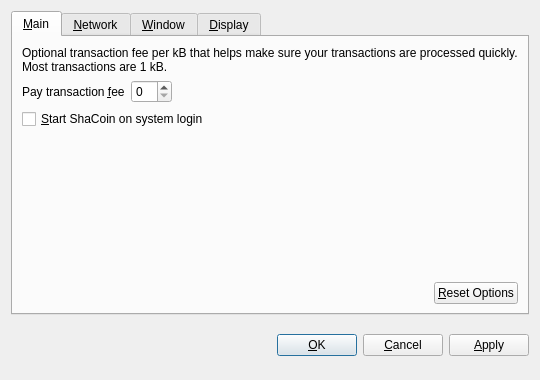
<?xml version="1.0" encoding="UTF-8"?>
<ui version="4.0">
 <class>OptionsDialog</class>
 <widget class="QDialog" name="OptionsDialog">
  <property name="geometry">
   <rect>
    <x>0</x>
    <y>0</y>
    <width>540</width>
    <height>380</height>
   </rect>
  </property>
  <property name="windowTitle">
   <string>Options</string>
  </property>
  <property name="modal">
   <bool>true</bool>
  </property>
  <layout class="QVBoxLayout" name="verticalLayout">
   <item>
    <widget class="QTabWidget" name="tabWidget">
     <property name="tabPosition">
      <enum>QTabWidget::North</enum>
     </property>
     <property name="currentIndex">
      <number>0</number>
     </property>
     <widget class="QWidget" name="tabMain">
      <attribute name="title">
       <string>&amp;Main</string>
      </attribute>
      <layout class="QVBoxLayout" name="verticalLayout_Main">
       <item>
        <widget class="QLabel" name="transactionFeeInfoLabel">
         <property name="text">
          <string>Optional transaction fee per kB that helps make sure your transactions are processed quickly. Most transactions are 1 kB.</string>
         </property>
         <property name="textFormat">
          <enum>Qt::PlainText</enum>
         </property>
         <property name="wordWrap">
          <bool>true</bool>
         </property>
        </widget>
       </item>
       <item>
        <layout class="QHBoxLayout" name="horizontalLayout_1_Main">
         <item>
          <widget class="QLabel" name="transactionFeeLabel">
           <property name="text">
            <string>Pay transaction &amp;fee</string>
           </property>
           <property name="textFormat">
            <enum>Qt::PlainText</enum>
           </property>
           <property name="buddy">
            <cstring>transactionFee</cstring>
           </property>
          </widget>
         </item>
         <item>
          <widget class="BitcoinAmountField" name="transactionFee"/>
         </item>
         <item>
          <spacer name="horizontalSpacer_1_Main">
           <property name="orientation">
            <enum>Qt::Horizontal</enum>
           </property>
           <property name="sizeHint" stdset="0">
            <size>
             <width>40</width>
             <height>20</height>
            </size>
           </property>
          </spacer>
         </item>
        </layout>
       </item>
       <item>
        <widget class="QCheckBox" name="bitcoinAtStartup">
         <property name="toolTip">
          <string>Automatically start ShaCoin after logging in to the system.</string>
         </property>
         <property name="text">
          <string>&amp;Start ShaCoin on system login</string>
         </property>
        </widget>
       </item>
       <item>
        <spacer name="verticalSpacer_Main">
         <property name="orientation">
          <enum>Qt::Vertical</enum>
         </property>
         <property name="sizeHint" stdset="0">
          <size>
           <width>20</width>
           <height>40</height>
          </size>
         </property>
        </spacer>
       </item>
       <item>
        <layout class="QHBoxLayout" name="horizontalLayout_2_Main">
         <item>
          <spacer name="horizontalSpacer_2_Main">
           <property name="orientation">
            <enum>Qt::Horizontal</enum>
           </property>
           <property name="sizeHint" stdset="0">
            <size>
             <width>40</width>
             <height>20</height>
            </size>
           </property>
          </spacer>
         </item>
         <item>
          <widget class="QPushButton" name="resetButton">
           <property name="toolTip">
            <string>Reset all client options to default.</string>
           </property>
           <property name="text">
            <string>&amp;Reset Options</string>
           </property>
           <property name="autoDefault">
            <bool>false</bool>
           </property>
          </widget>
         </item>
        </layout>
       </item>
      </layout>
     </widget>
     <widget class="QWidget" name="tabNetwork">
      <attribute name="title">
       <string>&amp;Network</string>
      </attribute>
      <layout class="QVBoxLayout" name="verticalLayout_Network">
       <item>
        <widget class="QCheckBox" name="mapPortUpnp">
         <property name="toolTip">
          <string>Automatically open the ShaCoin client port on the router. This only works when your router supports UPnP and it is enabled.</string>
         </property>
         <property name="text">
          <string>Map port using &amp;UPnP</string>
         </property>
        </widget>
       </item>
       <item>
        <widget class="QCheckBox" name="connectSocks">
         <property name="toolTip">
          <string>Connect to the ShaCoin network through a SOCKS proxy (e.g. when connecting through Tor).</string>
         </property>
         <property name="text">
          <string>&amp;Connect through SOCKS proxy:</string>
         </property>
        </widget>
       </item>
       <item>
        <layout class="QHBoxLayout" name="horizontalLayout_Network">
         <item>
          <widget class="QLabel" name="proxyIpLabel">
           <property name="text">
            <string>Proxy &amp;IP:</string>
           </property>
           <property name="textFormat">
            <enum>Qt::PlainText</enum>
           </property>
           <property name="buddy">
            <cstring>proxyIp</cstring>
           </property>
          </widget>
         </item>
         <item>
          <widget class="QValidatedLineEdit" name="proxyIp">
           <property name="maximumSize">
            <size>
             <width>140</width>
             <height>16777215</height>
            </size>
           </property>
           <property name="toolTip">
            <string>IP address of the proxy (e.g. 127.0.0.1)</string>
           </property>
          </widget>
         </item>
         <item>
          <widget class="QLabel" name="proxyPortLabel">
           <property name="text">
            <string>&amp;Port:</string>
           </property>
           <property name="textFormat">
            <enum>Qt::PlainText</enum>
           </property>
           <property name="buddy">
            <cstring>proxyPort</cstring>
           </property>
          </widget>
         </item>
         <item>
          <widget class="QLineEdit" name="proxyPort">
           <property name="maximumSize">
            <size>
             <width>55</width>
             <height>16777215</height>
            </size>
           </property>
           <property name="toolTip">
            <string>Port of the proxy (e.g. 9050)</string>
           </property>
          </widget>
         </item>
         <item>
          <widget class="QLabel" name="socksVersionLabel">
           <property name="text">
            <string>SOCKS &amp;Version:</string>
           </property>
           <property name="textFormat">
            <enum>Qt::PlainText</enum>
           </property>
           <property name="buddy">
            <cstring>socksVersion</cstring>
           </property>
          </widget>
         </item>
         <item>
          <widget class="QValueComboBox" name="socksVersion">
           <property name="toolTip">
            <string>SOCKS version of the proxy (e.g. 5)</string>
           </property>
          </widget>
         </item>
         <item>
          <spacer name="horizontalSpacer_Network">
           <property name="orientation">
            <enum>Qt::Horizontal</enum>
           </property>
           <property name="sizeHint" stdset="0">
            <size>
             <width>40</width>
             <height>20</height>
            </size>
           </property>
          </spacer>
         </item>
        </layout>
       </item>
       <item>
        <spacer name="verticalSpacer_Network">
         <property name="orientation">
          <enum>Qt::Vertical</enum>
         </property>
         <property name="sizeHint" stdset="0">
          <size>
           <width>20</width>
           <height>40</height>
          </size>
         </property>
        </spacer>
       </item>
      </layout>
     </widget>
     <widget class="QWidget" name="tabWindow">
      <attribute name="title">
       <string>&amp;Window</string>
      </attribute>
      <layout class="QVBoxLayout" name="verticalLayout_Window">
       <item>
        <widget class="QCheckBox" name="minimizeToTray">
         <property name="toolTip">
          <string>Show only a tray icon after minimizing the window.</string>
         </property>
         <property name="text">
          <string>&amp;Minimize to the tray instead of the taskbar</string>
         </property>
        </widget>
       </item>
       <item>
        <widget class="QCheckBox" name="minimizeOnClose">
         <property name="toolTip">
          <string>Minimize instead of exit the application when the window is closed. When this option is enabled, the application will be closed only after selecting Quit in the menu.</string>
         </property>
         <property name="text">
          <string>M&amp;inimize on close</string>
         </property>
        </widget>
       </item>
       <item>
        <spacer name="verticalSpacer_Window">
         <property name="orientation">
          <enum>Qt::Vertical</enum>
         </property>
         <property name="sizeHint" stdset="0">
          <size>
           <width>20</width>
           <height>40</height>
          </size>
         </property>
        </spacer>
       </item>
      </layout>
     </widget>
     <widget class="QWidget" name="tabDisplay">
      <attribute name="title">
       <string>&amp;Display</string>
      </attribute>
      <layout class="QVBoxLayout" name="verticalLayout_Display">
       <item>
        <layout class="QHBoxLayout" name="horizontalLayout_1_Display">
         <item>
          <widget class="QLabel" name="langLabel">
           <property name="text">
            <string>User Interface &amp;language:</string>
           </property>
           <property name="textFormat">
            <enum>Qt::PlainText</enum>
           </property>
           <property name="buddy">
            <cstring>lang</cstring>
           </property>
          </widget>
         </item>
         <item>
          <widget class="QValueComboBox" name="lang">
           <property name="toolTip">
            <string>The user interface language can be set here. This setting will take effect after restarting ShaCoin.</string>
           </property>
          </widget>
         </item>
        </layout>
       </item>
       <item>
        <layout class="QHBoxLayout" name="horizontalLayout_2_Display">
         <item>
          <widget class="QLabel" name="unitLabel">
           <property name="text">
            <string>&amp;Unit to show amounts in:</string>
           </property>
           <property name="textFormat">
            <enum>Qt::PlainText</enum>
           </property>
           <property name="buddy">
            <cstring>unit</cstring>
           </property>
          </widget>
         </item>
         <item>
          <widget class="QValueComboBox" name="unit">
           <property name="toolTip">
            <string>Choose the default subdivision unit to show in the interface and when sending coins.</string>
           </property>
          </widget>
         </item>
        </layout>
       </item>
       <item>
        <widget class="QCheckBox" name="displayAddresses">
         <property name="toolTip">
          <string>Whether to show ShaCoin addresses in the transaction list or not.</string>
         </property>
         <property name="text">
          <string>&amp;Display addresses in transaction list</string>
         </property>
        </widget>
       </item>
       <item>
        <spacer name="verticalSpacer_Display">
         <property name="orientation">
          <enum>Qt::Vertical</enum>
         </property>
         <property name="sizeHint" stdset="0">
          <size>
           <width>20</width>
           <height>40</height>
          </size>
         </property>
        </spacer>
       </item>
      </layout>
     </widget>
    </widget>
   </item>
   <item>
    <layout class="QHBoxLayout" name="horizontalLayout_Buttons">
     <item>
      <spacer name="horizontalSpacer_1">
       <property name="orientation">
        <enum>Qt::Horizontal</enum>
       </property>
       <property name="sizeHint" stdset="0">
        <size>
         <width>40</width>
         <height>48</height>
        </size>
       </property>
      </spacer>
     </item>
     <item>
      <widget class="QLabel" name="statusLabel">
       <property name="font">
        <font>
         <weight>75</weight>
         <bold>true</bold>
        </font>
       </property>
       <property name="text">
        <string/>
       </property>
       <property name="textFormat">
        <enum>Qt::PlainText</enum>
       </property>
       <property name="wordWrap">
        <bool>true</bool>
       </property>
      </widget>
     </item>
     <item>
      <spacer name="horizontalSpacer_2">
       <property name="orientation">
        <enum>Qt::Horizontal</enum>
       </property>
       <property name="sizeHint" stdset="0">
        <size>
         <width>40</width>
         <height>48</height>
        </size>
       </property>
      </spacer>
     </item>
     <item>
      <widget class="QPushButton" name="okButton">
       <property name="text">
        <string>&amp;OK</string>
       </property>
      </widget>
     </item>
     <item>
      <widget class="QPushButton" name="cancelButton">
       <property name="text">
        <string>&amp;Cancel</string>
       </property>
       <property name="autoDefault">
        <bool>false</bool>
       </property>
      </widget>
     </item>
     <item>
      <widget class="QPushButton" name="applyButton">
       <property name="text">
        <string>&amp;Apply</string>
       </property>
       <property name="autoDefault">
        <bool>false</bool>
       </property>
      </widget>
     </item>
    </layout>
   </item>
  </layout>
 </widget>
 <customwidgets>
  <customwidget>
   <class>BitcoinAmountField</class>
   <extends>QSpinBox</extends>
   <header>bitcoinamountfield.h</header>
  </customwidget>
  <customwidget>
   <class>QValueComboBox</class>
   <extends>QComboBox</extends>
   <header>qvaluecombobox.h</header>
  </customwidget>
  <customwidget>
   <class>QValidatedLineEdit</class>
   <extends>QLineEdit</extends>
   <header>qvalidatedlineedit.h</header>
  </customwidget>
 </customwidgets>
 <resources/>
 <connections/>
</ui>
